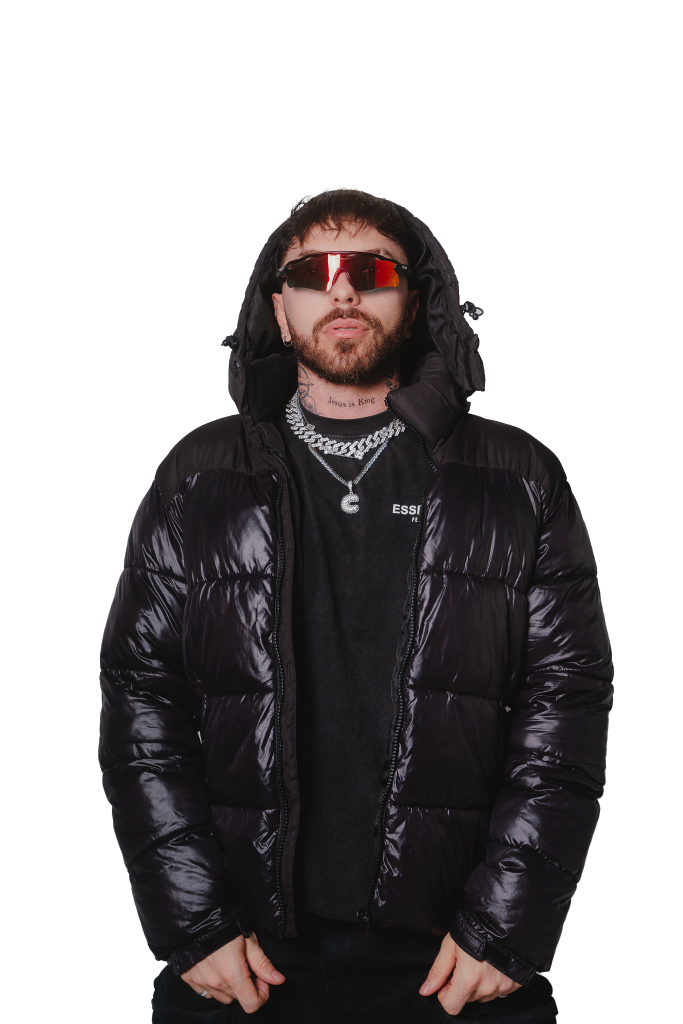
#> input picture identidade/edicao-01/fotos-djs/coiote.png, 1366 x 2048 px, found by its file name (shown at 1/2 size)
$ python grade.py
#> lines starting #> are read from the running program, lines starting #| are printed output that depends on the picture
"""Gera as versões tratadas (duotone why not?) das fotos HQ: hq/<dj>.png -> lineup/z_<dj>.png
Recorta no contorno, converte para tons gelo, suaviza a base e as bordas cortadas pela foto."""
import numpy as np, sys, os
from PIL import Image, ImageFilter
D = os.path.dirname(os.path.abspath(__file__)); OUT = os.path.join(os.path.dirname(D), "lineup")
LO = np.array([6, 10, 12], np.float32); HI = np.array([232, 244, 248], np.float32)
MAXH = 1400

def grade(name, contrast=1.2, gamma=0.92, bottom=0.18, lift=0.03, keep=1.0):
#> called with name = 'coiote', contrast = 1.2, gamma = 0.92, bottom = 0.18, lift = 0.03, keep = 0.74
    im = Image.open(os.path.join(D, name + ".png")).convert("RGBA")
#> im is the input picture: PIL image 1366x2048 RGBA; mean R, G, B, A 144.5, 141.8, 143, 117.7
    a = np.array(im)[..., 3]
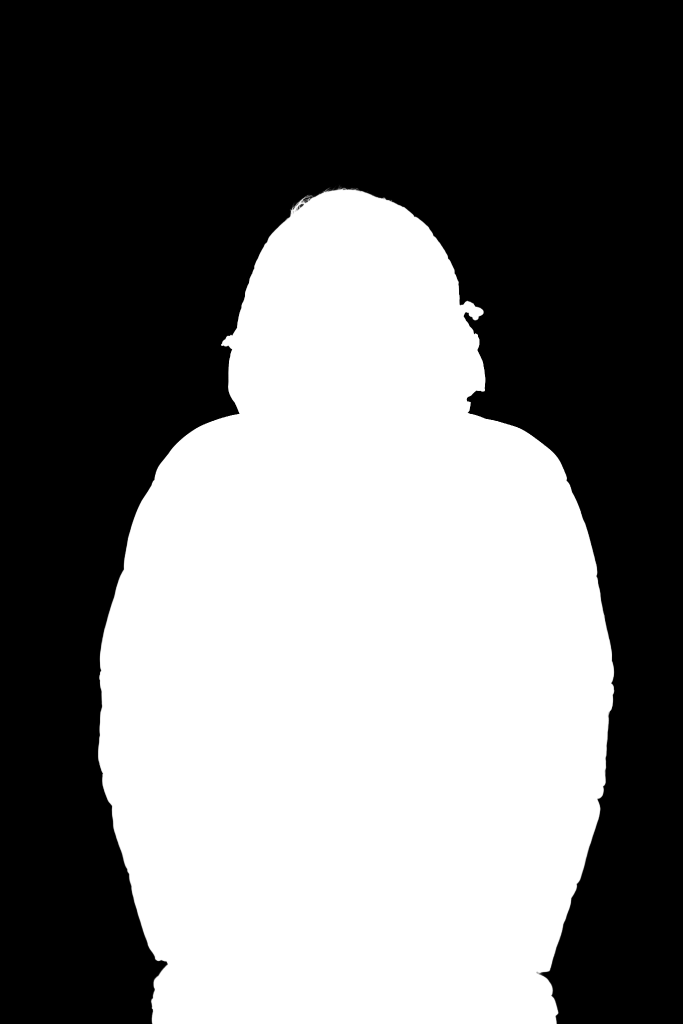
#> a: shape (2048, 1366) (shown at 1/2 size); min 0, max 255, mean 117.7
    ys, xs = np.where(a > 16)
    x0, x1, y0, y1 = xs.min(), xs.max() + 1, ys.min(), ys.max() + 1
#> x0 = 196; x1 = 1229; y0 = 370; y1 = 2048
    y1 = y0 + int((y1 - y0) * keep)
#> y1 = 1611
    im = im.crop((x0, y0, x1, y1))
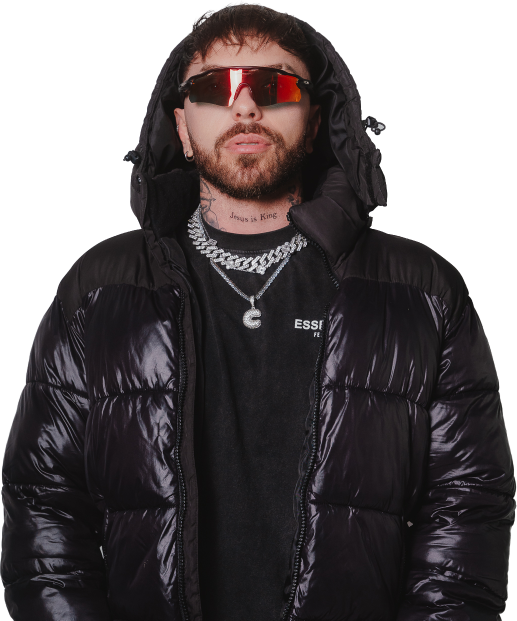
#> im: PIL image 1033x1241 RGBA (shown at 1/2 size); mean R, G, B, A 84.8, 80.4, 82.7, 181.6; transparent parts drawn white
    if im.height > MAXH: im = im.resize((int(im.width * MAXH / im.height), MAXH), Image.LANCZOS)
    arr = np.array(im).astype(np.float32); al = arr[..., 3] / 255
    rgb = arr[..., :3] / 255
    g = 0.30 * rgb[..., 0] + 0.59 * rgb[..., 1] + 0.11 * rgb[..., 2]
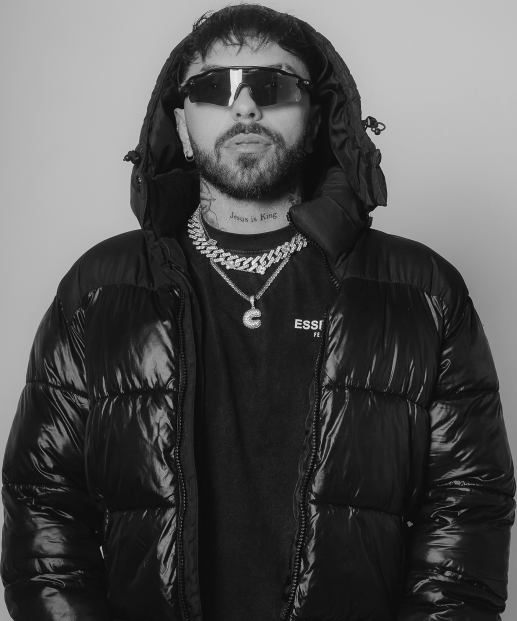
#> g: shape (1241, 1033) float32 (shown at 1/2 size); min 0.00349, max 1, mean 0.321
    sub = g[al > 0.5]; lo, hi = np.percentile(sub, 0.8), np.percentile(sub, 99.6)
#> after `lo, hi = (np.percentile(sub, 0.8), np.percentile(sub, 99.6))`: lo = 0.051; hi = 0.804
    g = np.clip((g - lo) / max(1e-3, hi - lo), 0, 1)
    g = np.clip((g - 0.5) * contrast + 0.5 + lift, 0, 1) ** gamma
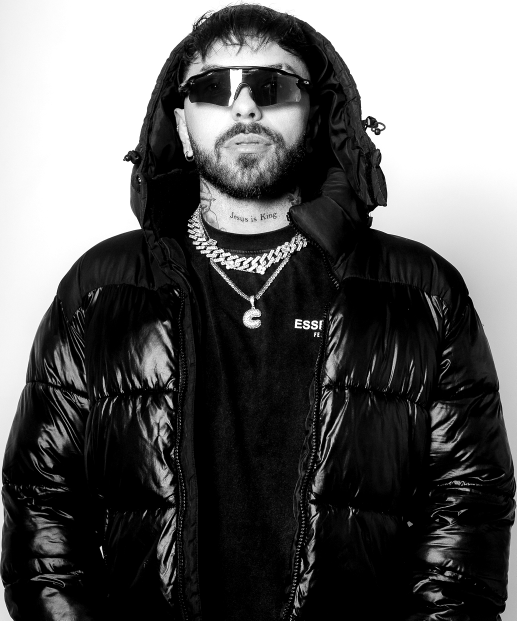
#> g: shape (1241, 1033) float32 (shown at 1/2 size); min 0, max 1, mean 0.369
    out = LO + g[..., None] * (HI - LO)
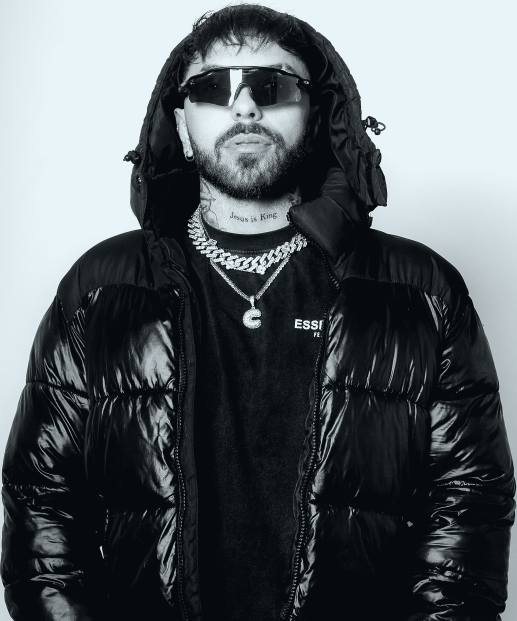
#> out: shape (1241, 1033, 3) float32 (shown at 1/2 size); mean of channels 0, 1, 2 89.9, 95.8, 100; drawn as R, G, B
    h, w = al.shape
#> h = 1241; w = 1033
    # base esfumada
    yv = np.linspace(0, 1, h)[:, None]
#> yv = 1241 values from 0 to 1
    fade = np.clip((1 - yv) / bottom, 0, 1) ** 1.3
    # bordas laterais cortadas pela foto original: esfuma
    edge = np.ones((h, w), np.float32)
    touch_l = (np.array(Image.open(os.path.join(D, name + ".png")).convert("RGBA"))[..., 3][:, 0] > 16).mean() > 0.05
#> touch_l = False
    touch_r = (np.array(Image.open(os.path.join(D, name + ".png")).convert("RGBA"))[..., 3][:, -1] > 16).mean() > 0.05
#> touch_r = False
    xv = np.linspace(0, 1, w)[None, :]
    if touch_l: edge *= np.clip(xv / 0.10, 0, 1)
    if touch_r: edge *= np.clip((1 - xv) / 0.10, 0, 1)
    A = np.clip(al * fade * edge, 0, 1)
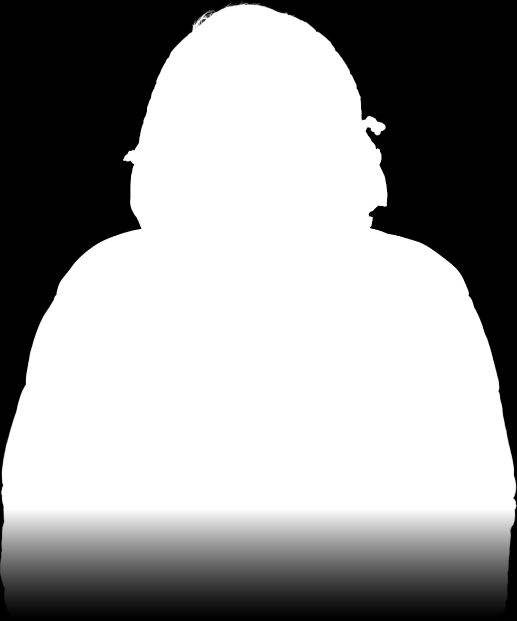
#> A: shape (1241, 1033) float64 (shown at 1/2 size); min 0, max 1, mean 0.613
    res = np.dstack([out, A[..., None] * 255]).astype(np.uint8)
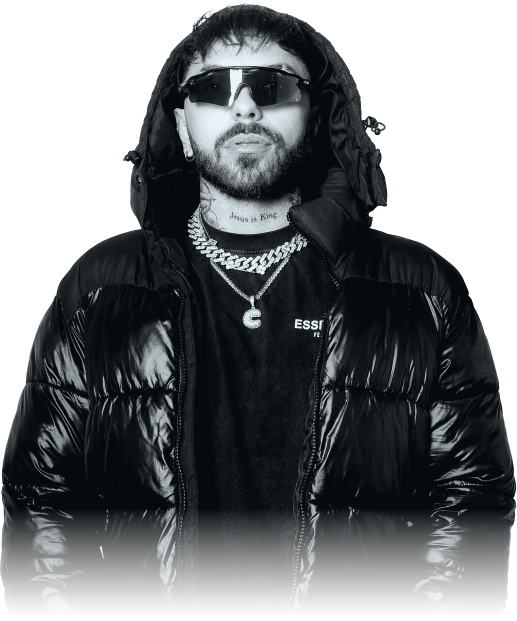
#> res: shape (1241, 1033, 4) (shown at 1/2 size); mean of channels 0, 1, 2, 3 89.2, 96.1, 98.9, 156.2; transparent parts drawn white
    o = Image.fromarray(res, "RGBA").filter(ImageFilter.UnsharpMask(1.2, 50, 3))
    o.save(os.path.join(OUT, "z_" + name + ".png"))
    print(name, o.size, "aspect", round(o.width / o.height, 4), "L/R cut", touch_l, touch_r)
#| coiote (1033, 1241) aspect 0.8324 L/R cut False False
    return o.width / o.height

if __name__ == "__main__":
    import json
    asp = {}
    KEEP = {"coiote": 0.74, "maka": 1.0, "maycon": 0.72, "mex": 0.68, "possani": 0.74}
    for n, k in KEEP.items():
        asp[n] = round(grade(n, keep=k), 4)
#> pass 2 of the loop `for n, k in KEEP.items():`:
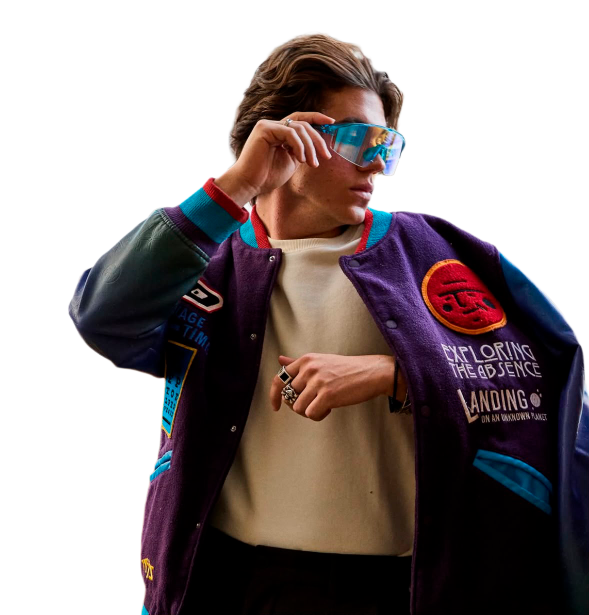
#> input picture identidade/edicao-01/fotos-djs/maka.png, 1178 x 1230 px, found by its file name (shown at 1/2 size)
#> in grade, im is the input picture: PIL image 1178x1230 RGBA; mean R, G, B, A 130.3, 116.9, 113.9, 142.5
#> a: shape (1230, 1178)
#> in grade (call 2), `x0, x1, y0, y1 = xs.min(), xs.max() + 1, ys.min(), ys.max() + 1`: x0 = 135; x1 = 1178; y0 = 63; y1 = 1230
#> im: PIL image 1043x1167 RGBA
#> arr: shape (1167, 1043, 4) float32
#> al: shape (1167, 1043) float32
#> rgb: shape (1167, 1043, 3) float32
#> lo = 0; hi = 0.838
#> in grade (call 2), `out = LO + g[..., None] * (HI - LO)`:
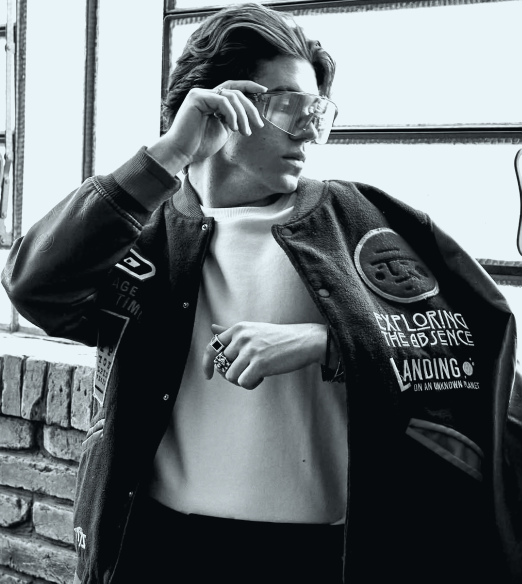
#> out: shape (1167, 1043, 3) float32 (shown at 1/2 size); mean of channels 0, 1, 2 106.3, 113.2, 117.2; drawn as R, G, B
#> touch_r = True
#> A: shape (1167, 1043) float64
#> in grade (call 2), `res = np.dstack([out, A[..., None] * 255]).astype(np.uint8)`:
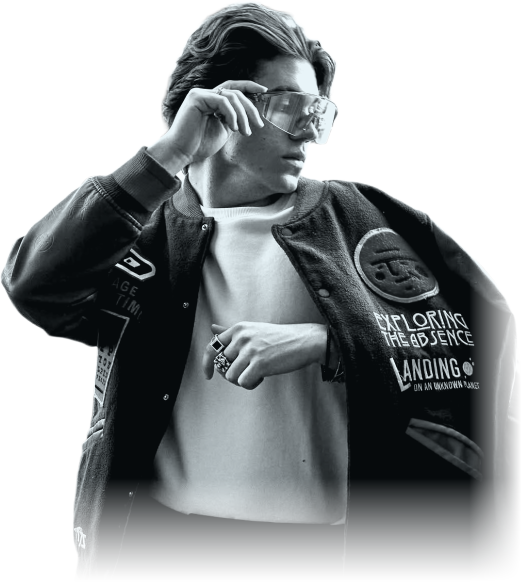
#> res: shape (1167, 1043, 4) (shown at 1/2 size); mean of channels 0, 1, 2, 3 105.6, 113.1, 116, 142.4; transparent parts drawn white
#> o: PIL image 1043x1167 RGBA
#| maka (1043, 1167) aspect 0.8937 L/R cut False True
#> pass 3 of the loop `for n, k in KEEP.items():`:
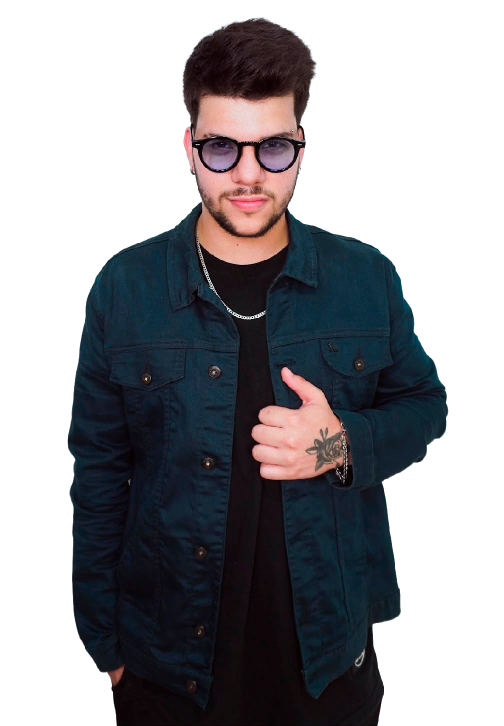
#> input picture identidade/edicao-01/fotos-djs/maycon.png, 1007 x 1451 px, found by its file name (shown at 1/2 size)
#> in grade, im is the input picture: PIL image 1007x1451 RGBA; mean R, G, B, A 138.3, 143.9, 149.6, 125.6
#> a: shape (1451, 1007)
#> in grade (call 3), `x0, x1, y0, y1 = xs.min(), xs.max() + 1, ys.min(), ys.max() + 1`: x1 = 897; y0 = 32; y1 = 1451
#> in grade (call 3), `y1 = y0 + int((y1 - y0) * keep)`: y1 = 1053
#> im: PIL image 762x1021 RGBA
#> arr: shape (1021, 762, 4) float32
#> al: shape (1021, 762) float32
#> rgb: shape (1021, 762, 3) float32
#> lo = 0.0202; hi = 0.849
#> in grade (call 3), `out = LO + g[..., None] * (HI - LO)`:
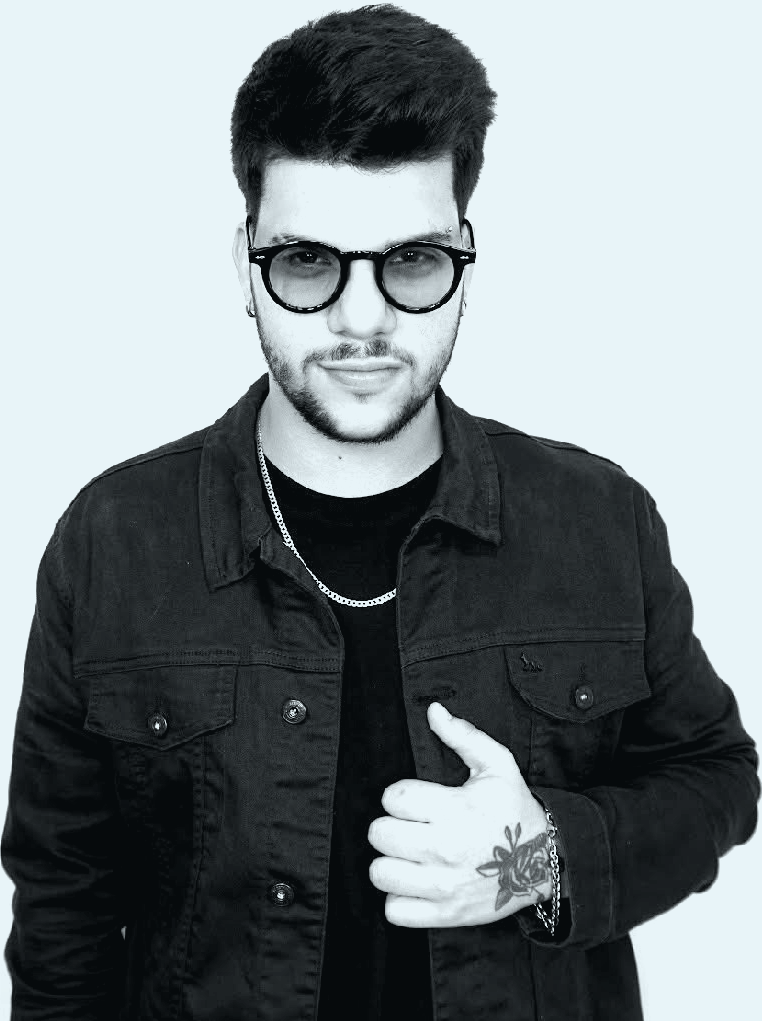
#> out: shape (1021, 762, 3) float32; mean of channels 0, 1, 2 124.3, 131.9, 135.6; drawn as R, G, B
#> touch_r = False
#> A: shape (1021, 762) float64
#> in grade (call 3), `res = np.dstack([out, A[..., None] * 255]).astype(np.uint8)`:
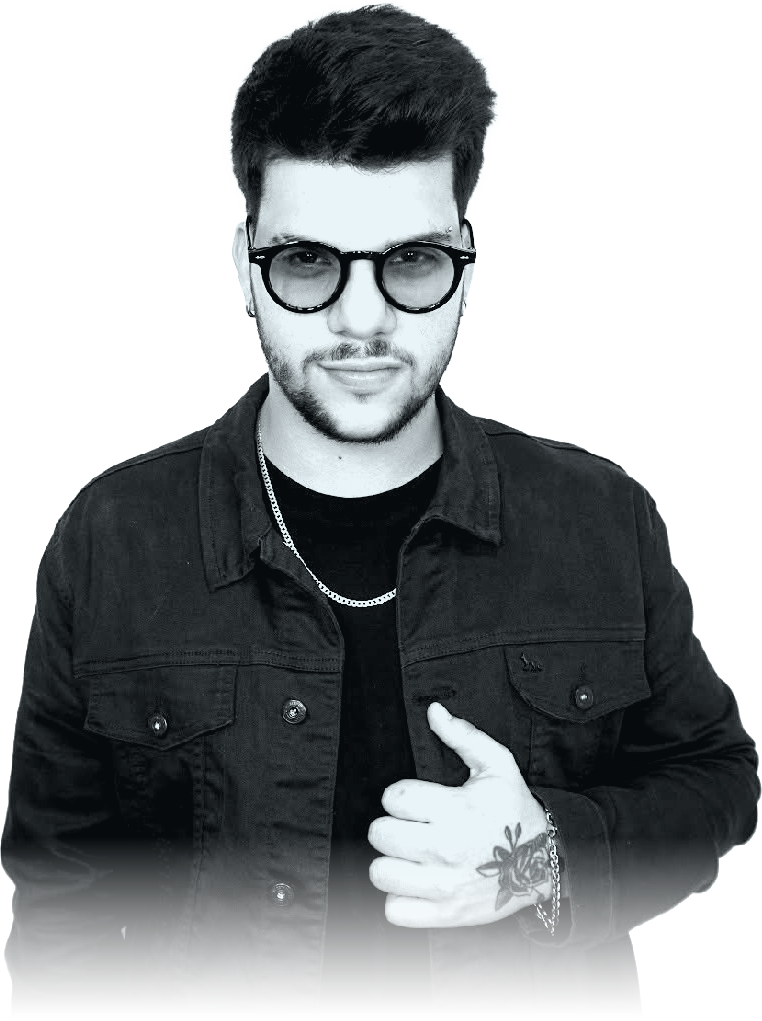
#> res: shape (1021, 762, 4); mean of channels 0, 1, 2, 3 123.9, 132.1, 135.2, 135.8; transparent parts drawn white
#> o: PIL image 762x1021 RGBA
#| maycon (762, 1021) aspect 0.7463 L/R cut False False
#> (the run stopped early here; a loop or call above may not have finished)
